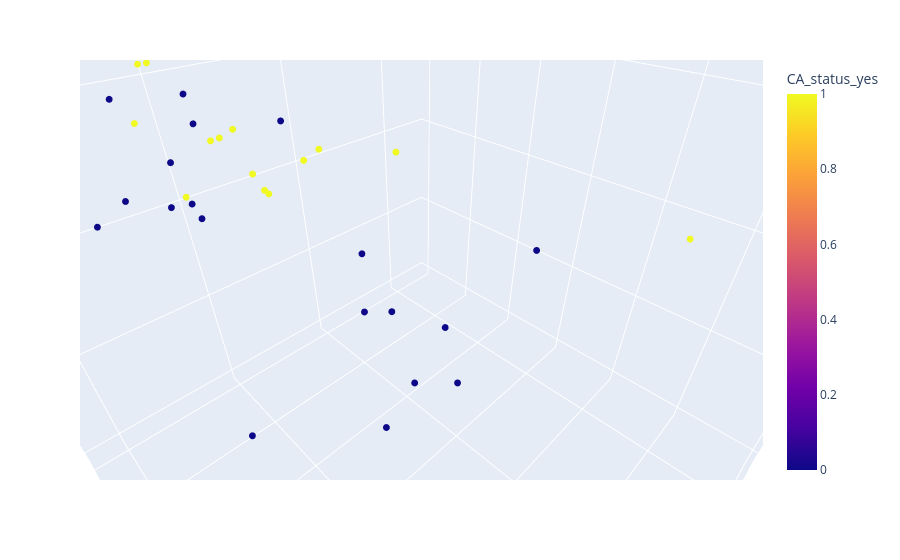

Here is the notebook cell this chart was saved with:
### Markdown cell above
## 3D scatter

### Code cell
top3_features = X.columns[svm_set_ranks[selected_run].sorted_features.astype(int)[:3]].values
fig = px.scatter_3d(dataTable, x=top3_features[0], y=top3_features[1], z=top3_features[2],
          color=y_column_Classification)
fig.update_traces(marker_size = 4)
fig.show()

### Figure 1 — Plotly figure (JSON) as saved in the notebook; plotly's stock layout.template omitted (floating-point values rounded to 4 significant figures)
{"data": [{"hovertemplate": "Kappa Free Light Chains_exp_coef=%{x}<br>Pct Immature Gran Auto_exp_mse=%{y}<br>BUN_exp_r2=%{z}<br>CA_status_yes=%{marker.color}<extra></extra>", "legendgroup": "", "marker": {"color": [1, 1, 1, 1, 1, 1, 1, 1, 1, 1, 1, 1, 1, 1, 1, 1, 1, 1, 1, 1, 1, 0, 0, 0, 0, 0, 0, 0, 0, 0, 0, 0, 0, 0, 0, 0, 0, 0, 0, 0, 0, 0, 0, 0], "coloraxis": "coloraxis", "size": 4, "symbol": "circle"}, "mode": "markers", "name": "", "scene": "scene", "showlegend": false, "type": "scatter3d", "x": [0.003804, 0.0001277, -0.0006021, 0.0007078, 0.001026, 0.0004865, -0.002374, -0.01042, -0.001661, 6.381e-05, -0.002543, -0.002144, -0.005845, -0.0002783, -0.006773, -0.004527, -0.01197, 0.0005603, -0.004932, -0.001281, -0.004852, 0, -0.00385, -9.575e-05, 0.0001154, -0.001212, 0.0002632, -0.0009152, 0.0001119, -0.0003904, -1.465e-05, 0.0001385, 0.005739, -0.0004123, -0.005738, 0.0003361, 0.002793, 0.003599, 0.001035, -0.001751, -0.000752, 0.001263, 0.002241, 0.002879], "y": [0.006674, 0.02153, 0.1494, 0.02188, 0.02752, 0.03329, 0.05672, 0.4569, 0.008217, 0.01421, 0.03599, 0.01297, 0, 0.009229, 4.535e-05, 0, 0.1354, 0.01005, 0.006179, 0.0122, 0.1975, 0.3365, 0.02562, 0.01097, 0.05048, 0.3203, 0.3991, 0, 0.00162, 0.421, 0.588, 0.1003, 0, 0.3163, 0.3658, 0.5763, 0.4682, 0.3736, 0.06052, 0.3674, 0.3043, 1.233e-32, 0.0646, 3.081e-33], "z": [0.2107, 0.5631, 0.2777, 0.6301, 0.3878, 0.572, 0.02273, 0.001773, 0.239, 0.05502, 0.007858, 0.2645, 0.05003, 0.8601, 1, 1, 0.8883, 0.6989, 0.03091, 0.2422, 0.2613, -1, 0.2619, 0.01392, 0.009945, 0.0005221, 0.0312, 0.422, 0.1885, 0.0318, 0.09475, 0.423, 4.486e-06, 0.04473, 0.05376, 0.2466, 0.34, 0.1009, 0.1104, 0.0002621, 0.2057, 0.4548, 0.1902, 0.03061]}], "layout": {"autosize": true, "coloraxis": {"colorbar": {"title": {"text": "CA_status_yes"}}, "colorscale": [[0, "#0d0887"], [0.1111, "#46039f"], [0.2222, "#7201a8"], [0.3333, "#9c179e"], [0.4444, "#bd3786"], [0.5556, "#d8576b"], [0.6667, "#ed7953"], [0.7778, "#fb9f3a"], [0.8889, "#fdca26"], [1, "#f0f921"]]}, "legend": {"tracegroupgap": 0}, "margin": {"t": 60}, "scene": {"aspectmode": "auto", "aspectratio": {"x": 1, "y": 1, "z": 1}, "camera": {"center": {"x": 0, "y": 0, "z": 0}, "eye": {"x": 0.458, "y": 0.458, "z": 0.458}, "projection": {"type": "perspective"}, "up": {"x": 0, "y": 0, "z": 1}}, "domain": {"x": [0, 1], "y": [0, 1]}, "xaxis": {"title": {"text": "Kappa Free Light Chains_exp_coef"}, "type": "linear"}, "yaxis": {"title": {"text": "Pct Immature Gran Auto_exp_mse"}, "type": "linear"}, "zaxis": {"title": {"text": "BUN_exp_r2"}, "type": "linear"}}}}
